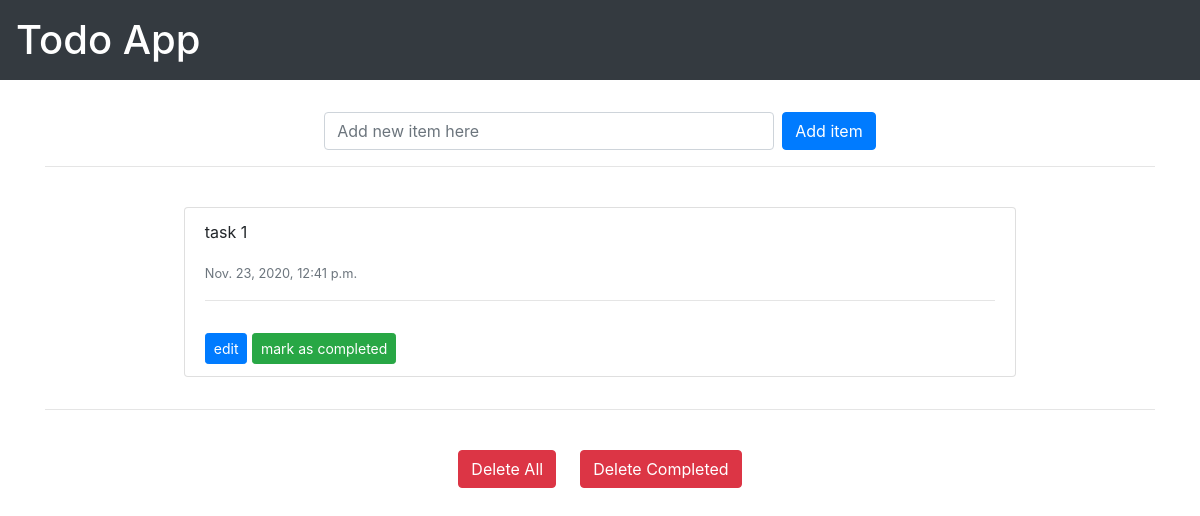
Page /todo/ (signed in) on the earlier database version.
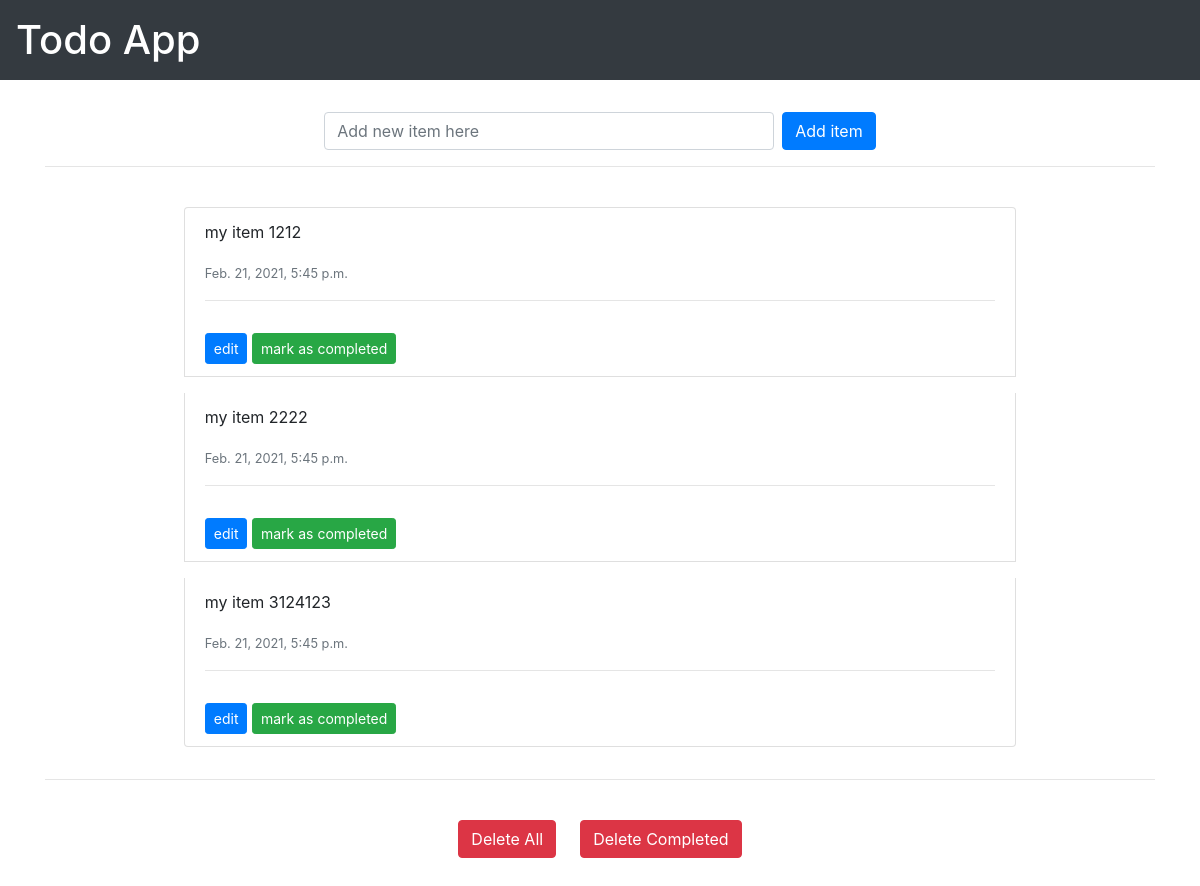
Same page on the later database version.
### myapp/models.py (models this page shows, shortened)
class Todo(models.Model):
    title = models.CharField(max_length=200, null=True, blank=True)
    completed = models.BooleanField(default=False, null=True, blank=True)
    date_created = models.DateTimeField(auto_now_add=True)

### myapp/views.py (the view, shortened to what this page needs)
# urls.py: path('', views.todo_list, name='todo_list'),
def todo_list(request):
    if request.user.is_authenticated:
        todos = Todo.objects.all()
    context = {'todos': todos}
    template_name = 'myapp/todo_list.html'
    return render(request, template_name, context)

### myapp/templates/myapp/todo_list.html (shortened to what this page needs)
{% extends "base.html" %}
{% load static %}
{% block content %}
    <br>
    <div class="container">
        <div class="d-flex justify-content-center">
            <form action="" method="POST" id="todo-form" class="form-inline">
                <input style="width: 450px;" type="text" name="title" id="todo-title" class="form-control" placeholder="Add new item here">
                <button type="submit" class="btn btn-primary ml-2" value="add" name="Add" id="submit-button">Add item</button>
            </form>
        </div>
        <hr>
        <br>
        <ul class="list-group w-75 mx-auto">
            {% if todos %}
                {% for todo in todos %}
                    <li class="list-group-item mb-3" id="item-{{ todo.id }}">
                        <p class="title-{{ todo.id }}">{{ todo.title }}</p>
                        <span class="text-secondary"><small>{{ todo.date_created }}</small></span>
                        <hr>
                        <span>
                            {% if request.user.is_authenticated %}
                                <button class="btn btn-sm btn-primary edit-btn mt-3" data-title='{{ todo.title }}' data-todo_id='{{ todo.id }}'>edit</button>
                            {% endif %}
                            {% if not todo.completed %}
                                <a style="text-decoration: none;" class="completeIt btn btn-sm btn-success mt-3" data-todo="{{ todo.id }}" href="#">mark as completed</a>
                            {% else %}
                                <span class="btn btn-sm btn-danger mt-3">Completed</span>
                            {% endif %}
                        </span>
                    </li>
                {% endfor %}
            {% else %}
                <p style="font-size: 35px; color: rgb(199, 198, 198);" class="text-center border">Empty!</p>
            {% endif %}
        </ul>
        <hr>
        <br>
        <div class="d-flex justify-content-center">
            <button class="btn btn-danger" id="delete-all" name="deleteAll">Delete All</button>
            <button class="btn btn-danger ml-4" id="delete-completed" name="deleteComplete">Delete Completed</button>
        </div>
        <div style="height: 200px;">
        </div>
    </div>
{% endblock %}

### myapp/templates/base.html (shortened to what this page needs)
<!DOCTYPE html>
{% load static %}
<html lang="en">
<head>
    <link rel="stylesheet" href="https://cdn.jsdelivr.net/npm/bootstrap@4.5.3/dist/css/bootstrap.min.css">
</head>
<body>
    <header class="site-banner">
        <h1 class="bg-dark text-white p-3">Todo App</h1>
    </header>
    {% block content %}
    {% endblock %}
</body>
</html>

Differences in the rows shown:
removed Todo: title "task 1", date_created "Nov. 23, 2020, 12:41 p.m."
added Todo: title "my item 1212", date_created "Feb. 21, 2021, 5:45 p.m."
added Todo: title "my item 2222", date_created "Feb. 21, 2021, 5:45 p.m."
added Todo: title "my item 3124123", date_created "Feb. 21, 2021, 5:45 p.m."
